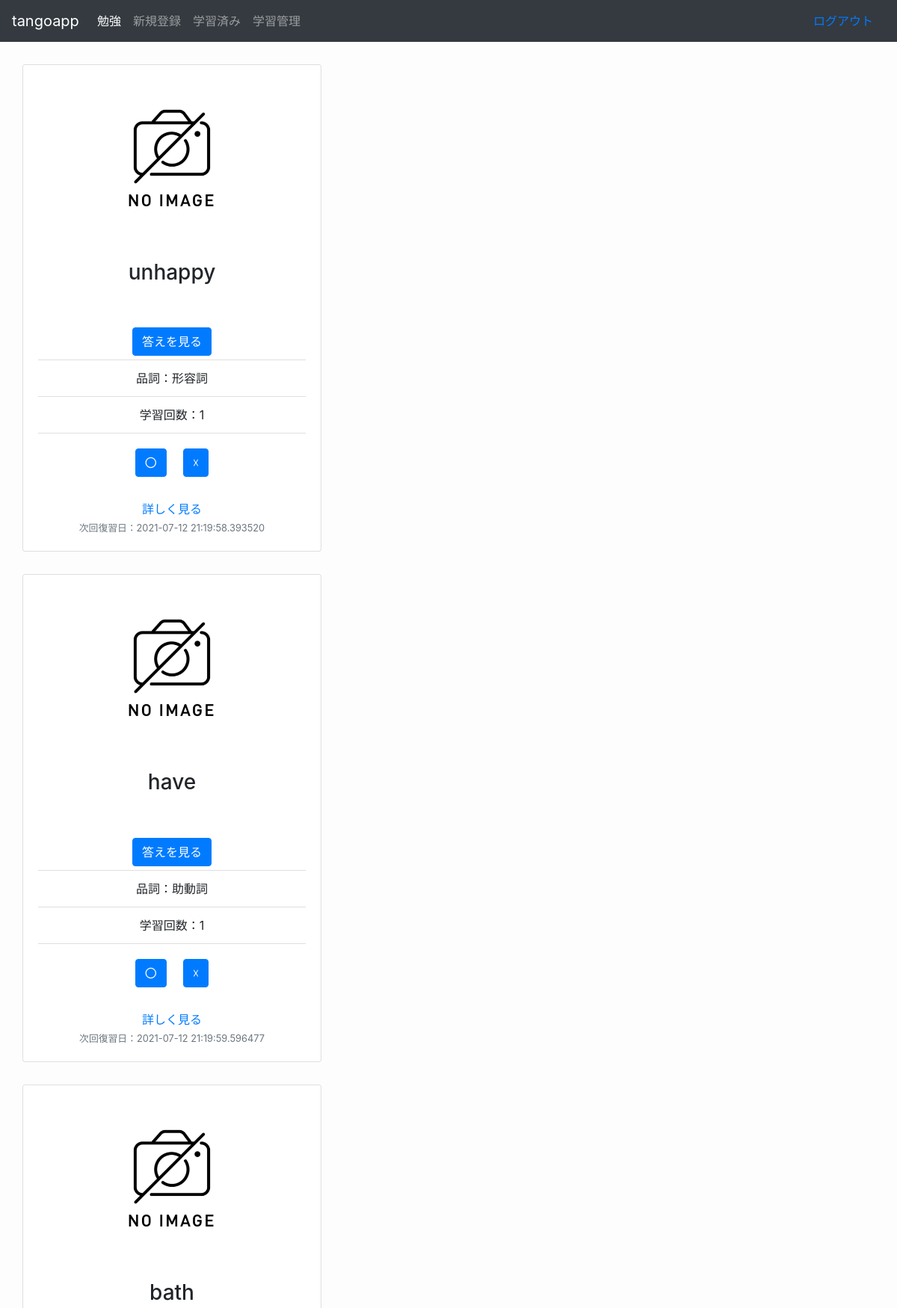
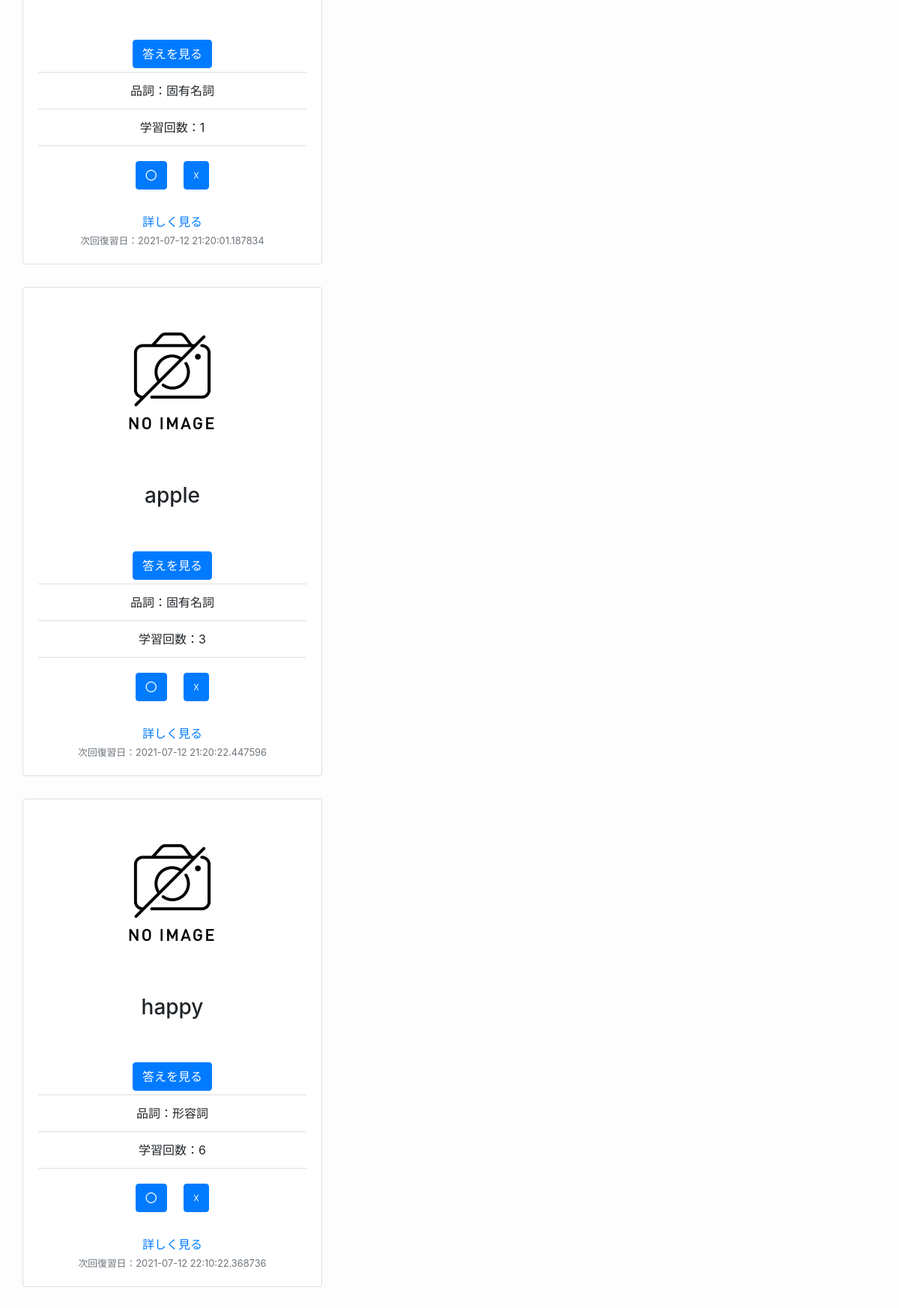
The page /studying (signed in) on the database its author committed (2 pictures, top to bottom).
### models/models.py (models this page shows, shortened)
class List(Base):
    __tablename__ = 'lists'
    id = Column(Integer, primary_key=True)
    userid = Column(String(128))
    front = Column(String(128))
    back = Column(String(128))
    partofspeech = Column(Text)
    memo = Column(Text)
    sumcount = Column(Integer)
    count = Column(Integer)
    date = Column(DateTime, default=datetime.today())
    filename = Column(Text)

### app/app.py (the view)
@app.route("/studying")
def studying():
    if "user_name" in session:
        name = session["user_name"]
        studyALL = List.query.filter_by(userid=name).order_by(List.date.asc())
        nowdate = datetime.today()
        return render_template("studying.html",studyALL=studyALL,nowdate=nowdate)
    else:
        return redirect(url_for("top",status="logout"))

### app/templates/studying.html (shortened to what this page needs)
{% extends "layout.html" %}
{% block time %}
{% for studyone in studyALL %}
{% if nowdate > studyone.date %}
<div class="card">
    <img src="static/images/noimage.png" class="card-img-top" alt="...">
    <div class="card-body">
        <h3 class="card-title">{{studyone.front}}</h3>
        <input class="btn btn-primary" style="margin: 5px;" type="button" value="答えを見る"
            onclick="clickBtn('{{studyone.id}}')" />
        <ul class="list-group list-group-flush">
            <li class="list-group-item">品詞：{{studyone.partofspeech}}</li>
            <li class="list-group-item"> 学習回数：{{studyone.sumcount}}</li>
        </ul>
        <table style="margin-left: auto; margin-right: auto;">
            <tr>
                <td>
                    <form action="/understand/{{studyone.id}}" method="post" name="understand">
                        <input class="btn btn-primary" style="margin-top:20px; margin-bottom: 30px;" type="submit"
                            name="understand" value="〇">
                    </form>
                </td>
                <td>
                    <form action="/repeats/{{studyone.id}}" method="post" name="repeats">
                        <input class="btn btn-primary" style="margin-top:20px; margin-bottom: 30px; margin-left: 20px;"
                            type="submit" name="repeats" value="☓">
                    </form>
                </td>
            </tr>
        </table>
        <a href="/pronounce/{{studyone.id}}" class="card-link">詳しく見る</a>
        <p class="card-text"><small class="text-muted">次回復習日：{{studyone.date}}</small></p>
    </div>
</div>
{% endif %}
{% endfor %}
{% endblock %}

### app/templates/layout.html (shortened to what this page needs)
<!DOCTYPE html>
<html lang="ja">
<head>
  <link rel="stylesheet" href="https://stackpath.bootstrapcdn.com/bootstrap/4.3.1/css/bootstrap.min.css">
  <link rel="stylesheet" type="text/css" href="{{ url_for('static',filename='css/style.css') }}">
</head>
<body>
  {% if "user_name" in session %}
  <nav class="navbar navbar-expand-lg sticky-top navbar-dark bg-dark">
    <a class="navbar-brand" href="index">tangoapp</a>
    <div class="collapse navbar-collapse" id="navbarTogglerDemo02" style>
      <ul class="navbar-nav mr-auto mt-2 mt-lg-0">
        <li class="nav-item active">
          <a class="nav-link" href="/studying">勉強 <span class="sr-only">(current)</span></a>
        </li>
        <li class="nav-item">
          <a class="nav-link" href="/new">新規登録</a>
        </li>
        <li class="nav-item">
          <a class="nav-link" href="/complete">学習済み</a>
        </li>
        <li class="nav-item">
          <a class="nav-link" href="/allstudying">学習管理</a>
        </li>
      </ul>
      <span class="nav-item">
        <a class="nav-link" href="/logout">ログアウト</a>
      </span>
    </div>
  </nav>
  {% endif %}
  <div class="text-center">
    {% block time %}
    {% endblock %}
  </div>
</body>
</html>

### app/static/css/style.css (style rules this page uses)
body { background-color: rgb(253, 253, 253); }
img { max-width: 960px; }
.card { width: 25rem; margin: 30px; }

### rows shown on the page
List: front "unhappy", partofspeech "形容詞", sumcount "1", date "2021-07-12 21:19:58.393520"
List: front "have", partofspeech "助動詞", sumcount "1", date "2021-07-12 21:19:59.596477"
List: front "bath", partofspeech "固有名詞", sumcount "1", date "2021-07-12 21:20:01.187834"
List: front "apple", partofspeech "固有名詞", sumcount "3", date "2021-07-12 21:20:22.447596"
List: front "happy", partofspeech "形容詞", sumcount "6", date "2021-07-12 22:10:22.368736"
